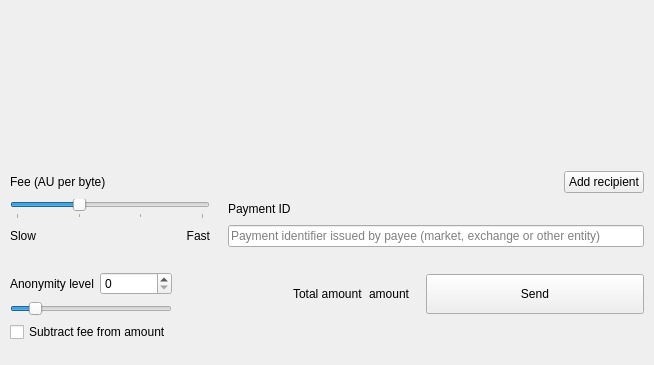
<?xml version="1.0" encoding="UTF-8"?>
<ui version="4.0">
 <class>SendFrame</class>
 <widget class="QFrame" name="SendFrame">
  <property name="geometry">
   <rect>
    <x>0</x>
    <y>0</y>
    <width>654</width>
    <height>365</height>
   </rect>
  </property>
  <property name="windowTitle">
   <string>Frame</string>
  </property>
  <property name="frameShape">
   <enum>QFrame::NoFrame</enum>
  </property>
  <property name="frameShadow">
   <enum>QFrame::Raised</enum>
  </property>
  <layout class="QVBoxLayout" name="verticalLayout">
   <property name="spacing">
    <number>5</number>
   </property>
   <property name="sizeConstraint">
    <enum>QLayout::SetDefaultConstraint</enum>
   </property>
   <property name="leftMargin">
    <number>0</number>
   </property>
   <property name="topMargin">
    <number>0</number>
   </property>
   <property name="rightMargin">
    <number>0</number>
   </property>
   <property name="bottomMargin">
    <number>0</number>
   </property>
   <item>
    <widget class="WalletGUI::ResizableScrollArea" name="m_sendScrollarea">
     <property name="enabled">
      <bool>true</bool>
     </property>
     <property name="sizePolicy">
      <sizepolicy hsizetype="MinimumExpanding" vsizetype="Preferred">
       <horstretch>0</horstretch>
       <verstretch>0</verstretch>
      </sizepolicy>
     </property>
     <property name="autoFillBackground">
      <bool>false</bool>
     </property>
     <property name="styleSheet">
      <string notr="true"/>
     </property>
     <property name="frameShape">
      <enum>QFrame::NoFrame</enum>
     </property>
     <property name="sizeAdjustPolicy">
      <enum>QAbstractScrollArea::AdjustToContents</enum>
     </property>
     <property name="widgetResizable">
      <bool>true</bool>
     </property>
     <widget class="QWidget" name="scrollAreaWidgetContents">
      <property name="geometry">
       <rect>
        <x>0</x>
        <y>0</y>
        <width>654</width>
        <height>72</height>
       </rect>
      </property>
      <property name="sizePolicy">
       <sizepolicy hsizetype="Preferred" vsizetype="Preferred">
        <horstretch>0</horstretch>
        <verstretch>0</verstretch>
       </sizepolicy>
      </property>
      <property name="styleSheet">
       <string notr="true"/>
      </property>
      <layout class="QVBoxLayout" name="m_transfersLayout">
       <property name="spacing">
        <number>0</number>
       </property>
       <property name="sizeConstraint">
        <enum>QLayout::SetNoConstraint</enum>
       </property>
       <property name="leftMargin">
        <number>0</number>
       </property>
       <property name="topMargin">
        <number>0</number>
       </property>
       <property name="rightMargin">
        <number>0</number>
       </property>
       <property name="bottomMargin">
        <number>0</number>
       </property>
      </layout>
     </widget>
    </widget>
   </item>
   <item>
    <spacer name="verticalSpacer">
     <property name="orientation">
      <enum>Qt::Vertical</enum>
     </property>
     <property name="sizeHint" stdset="0">
      <size>
       <width>20</width>
       <height>40</height>
      </size>
     </property>
    </spacer>
   </item>
   <item>
    <widget class="QFrame" name="m_sendFeeFrame">
     <property name="frameShape">
      <enum>QFrame::NoFrame</enum>
     </property>
     <property name="frameShadow">
      <enum>QFrame::Plain</enum>
     </property>
     <layout class="QGridLayout" name="gridLayout_2">
      <property name="leftMargin">
       <number>10</number>
      </property>
      <property name="topMargin">
       <number>5</number>
      </property>
      <property name="rightMargin">
       <number>10</number>
      </property>
      <property name="bottomMargin">
       <number>10</number>
      </property>
      <property name="horizontalSpacing">
       <number>18</number>
      </property>
      <item row="6" column="3">
       <widget class="QLineEdit" name="m_paymentIdEdit">
        <property name="styleSheet">
         <string notr="true">[errorState=&quot;true&quot;] {
  border-color: #ef3131;
}</string>
        </property>
        <property name="placeholderText">
         <string>Payment identifier issued by payee (market, exchange or other entity)</string>
        </property>
       </widget>
      </item>
      <item row="5" column="3">
       <widget class="QLabel" name="m_paymentIdTextLabel">
        <property name="text">
         <string>Payment ID</string>
        </property>
       </widget>
      </item>
      <item row="2" column="3">
       <layout class="QHBoxLayout" name="horizontalLayout">
        <item>
         <spacer name="horizontalSpacer_2">
          <property name="orientation">
           <enum>Qt::Horizontal</enum>
          </property>
          <property name="sizeHint" stdset="0">
           <size>
            <width>40</width>
            <height>20</height>
           </size>
          </property>
         </spacer>
        </item>
        <item>
         <widget class="QPushButton" name="m_addRecipientButton">
          <property name="cursor">
           <cursorShape>PointingHandCursor</cursorShape>
          </property>
          <property name="focusPolicy">
           <enum>Qt::StrongFocus</enum>
          </property>
          <property name="text">
           <string>Add recipient</string>
          </property>
          <property name="flat">
           <bool>false</bool>
          </property>
         </widget>
        </item>
       </layout>
      </item>
      <item row="6" column="0" colspan="3">
       <widget class="QFrame" name="frame">
        <property name="minimumSize">
         <size>
          <width>200</width>
          <height>20</height>
         </size>
        </property>
        <property name="frameShape">
         <enum>QFrame::NoFrame</enum>
        </property>
        <property name="frameShadow">
         <enum>QFrame::Raised</enum>
        </property>
        <layout class="QHBoxLayout" name="horizontalLayout_3">
         <property name="spacing">
          <number>0</number>
         </property>
         <property name="leftMargin">
          <number>0</number>
         </property>
         <property name="topMargin">
          <number>0</number>
         </property>
         <property name="rightMargin">
          <number>0</number>
         </property>
         <property name="bottomMargin">
          <number>0</number>
         </property>
         <item>
          <widget class="QLabel" name="minimalLabel">
           <property name="enabled">
            <bool>true</bool>
           </property>
           <property name="text">
            <string>Slow</string>
           </property>
          </widget>
         </item>
         <item>
          <spacer name="horizontalSpacer_5">
           <property name="orientation">
            <enum>Qt::Horizontal</enum>
           </property>
           <property name="sizeHint" stdset="0">
            <size>
             <width>40</width>
             <height>20</height>
            </size>
           </property>
          </spacer>
         </item>
         <item>
          <widget class="QLabel" name="fastLabel">
           <property name="text">
            <string>Fast</string>
           </property>
           <property name="alignment">
            <set>Qt::AlignRight|Qt::AlignTrailing|Qt::AlignVCenter</set>
           </property>
          </widget>
         </item>
        </layout>
       </widget>
      </item>
      <item row="5" column="0" colspan="3">
       <widget class="QSlider" name="m_feeSlider">
        <property name="minimum">
         <number>1</number>
        </property>
        <property name="maximum">
         <number>4</number>
        </property>
        <property name="pageStep">
         <number>1</number>
        </property>
        <property name="value">
         <number>2</number>
        </property>
        <property name="orientation">
         <enum>Qt::Horizontal</enum>
        </property>
        <property name="tickPosition">
         <enum>QSlider::TicksBelow</enum>
        </property>
        <property name="tickInterval">
         <number>1</number>
        </property>
       </widget>
      </item>
      <item row="2" column="0" colspan="3">
       <widget class="QLabel" name="m_feeTextLabel">
        <property name="toolTip">
         <string>Atomic units per byte</string>
        </property>
        <property name="text">
         <string>Fee (AU per byte)</string>
        </property>
       </widget>
      </item>
     </layout>
    </widget>
   </item>
   <item>
    <widget class="QFrame" name="m_mixinFrame">
     <property name="frameShape">
      <enum>QFrame::NoFrame</enum>
     </property>
     <property name="frameShadow">
      <enum>QFrame::Raised</enum>
     </property>
     <layout class="QGridLayout" name="gridLayout">
      <property name="leftMargin">
       <number>10</number>
      </property>
      <property name="topMargin">
       <number>10</number>
      </property>
      <property name="rightMargin">
       <number>10</number>
      </property>
      <property name="bottomMargin">
       <number>23</number>
      </property>
      <item row="0" column="0">
       <widget class="QLabel" name="m_mixinTextLabel">
        <property name="text">
         <string>Anonymity level</string>
        </property>
       </widget>
      </item>
      <item row="1" column="0" colspan="2">
       <widget class="QSlider" name="m_mixinSlider">
        <property name="maximumSize">
         <size>
          <width>16777215</width>
          <height>16777215</height>
         </size>
        </property>
        <property name="maximum">
         <number>50</number>
        </property>
        <property name="pageStep">
         <number>1</number>
        </property>
        <property name="value">
         <number>6</number>
        </property>
        <property name="tracking">
         <bool>false</bool>
        </property>
        <property name="orientation">
         <enum>Qt::Horizontal</enum>
        </property>
       </widget>
      </item>
      <item row="0" column="6" rowspan="2">
       <spacer name="horizontalSpacer_4">
        <property name="orientation">
         <enum>Qt::Horizontal</enum>
        </property>
        <property name="sizeType">
         <enum>QSizePolicy::Fixed</enum>
        </property>
        <property name="sizeHint" stdset="0">
         <size>
          <width>10</width>
          <height>20</height>
         </size>
        </property>
       </spacer>
      </item>
      <item row="0" column="1">
       <widget class="QSpinBox" name="m_mixinSpin">
        <property name="maximum">
         <number>999999999</number>
        </property>
       </widget>
      </item>
      <item row="0" column="4" rowspan="2">
       <widget class="QLabel" name="label_2">
        <property name="text">
         <string>Total amount</string>
        </property>
       </widget>
      </item>
      <item row="0" column="5" rowspan="2">
       <widget class="QLabel" name="m_totalAmountLabel">
        <property name="text">
         <string>amount</string>
        </property>
        <property name="indent">
         <number>0</number>
        </property>
       </widget>
      </item>
      <item row="0" column="3" rowspan="2">
       <spacer name="horizontalSpacer">
        <property name="orientation">
         <enum>Qt::Horizontal</enum>
        </property>
        <property name="sizeType">
         <enum>QSizePolicy::Expanding</enum>
        </property>
        <property name="sizeHint" stdset="0">
         <size>
          <width>298</width>
          <height>20</height>
         </size>
        </property>
       </spacer>
      </item>
      <item row="0" column="7" rowspan="2">
       <widget class="QPushButton" name="m_sendButton">
        <property name="sizePolicy">
         <sizepolicy hsizetype="Expanding" vsizetype="Fixed">
          <horstretch>0</horstretch>
          <verstretch>0</verstretch>
         </sizepolicy>
        </property>
        <property name="minimumSize">
         <size>
          <width>218</width>
          <height>40</height>
         </size>
        </property>
        <property name="maximumSize">
         <size>
          <width>218</width>
          <height>40</height>
         </size>
        </property>
        <property name="focusPolicy">
         <enum>Qt::StrongFocus</enum>
        </property>
        <property name="text">
         <string>Send</string>
        </property>
       </widget>
      </item>
      <item row="0" column="2" rowspan="2">
       <widget class="QLabel" name="label">
        <property name="text">
         <string/>
        </property>
       </widget>
      </item>
      <item row="2" column="0" colspan="2">
       <widget class="QCheckBox" name="m_sub_fee_from_amount">
        <property name="sizePolicy">
         <sizepolicy hsizetype="Expanding" vsizetype="Fixed">
          <horstretch>0</horstretch>
          <verstretch>0</verstretch>
         </sizepolicy>
        </property>
        <property name="text">
         <string>Subtract fee from amount</string>
        </property>
       </widget>
      </item>
     </layout>
    </widget>
   </item>
  </layout>
 </widget>
 <customwidgets>
  <customwidget>
   <class>WalletGUI::ResizableScrollArea</class>
   <extends>QScrollArea</extends>
   <header>resizablescrollarea.h</header>
   <container>1</container>
  </customwidget>
 </customwidgets>
 <tabstops>
  <tabstop>m_sendScrollarea</tabstop>
  <tabstop>m_addRecipientButton</tabstop>
  <tabstop>m_feeSlider</tabstop>
  <tabstop>m_paymentIdEdit</tabstop>
  <tabstop>m_mixinSpin</tabstop>
  <tabstop>m_mixinSlider</tabstop>
  <tabstop>m_sendButton</tabstop>
 </tabstops>
 <resources/>
 <connections>
  <connection>
   <sender>m_sendButton</sender>
   <signal>clicked()</signal>
   <receiver>SendFrame</receiver>
   <slot>sendClicked()</slot>
   <hints>
    <hint type="sourcelabel">
     <x>53</x>
     <y>561</y>
    </hint>
    <hint type="destinationlabel">
     <x>432</x>
     <y>294</y>
    </hint>
   </hints>
  </connection>
  <connection>
   <sender>m_mixinSlider</sender>
   <signal>valueChanged(int)</signal>
   <receiver>SendFrame</receiver>
   <slot>mixinValueChanged(int)</slot>
   <hints>
    <hint type="sourcelabel">
     <x>221</x>
     <y>520</y>
    </hint>
    <hint type="destinationlabel">
     <x>432</x>
     <y>294</y>
    </hint>
   </hints>
  </connection>
  <connection>
   <sender>m_addRecipientButton</sender>
   <signal>clicked()</signal>
   <receiver>SendFrame</receiver>
   <slot>addRecipientClicked()</slot>
   <hints>
    <hint type="sourcelabel">
     <x>78</x>
     <y>414</y>
    </hint>
    <hint type="destinationlabel">
     <x>432</x>
     <y>294</y>
    </hint>
   </hints>
  </connection>
  <connection>
   <sender>m_paymentIdEdit</sender>
   <signal>textChanged(QString)</signal>
   <receiver>SendFrame</receiver>
   <slot>validatePaymentId(QString)</slot>
   <hints>
    <hint type="sourcelabel">
     <x>538</x>
     <y>521</y>
    </hint>
    <hint type="destinationlabel">
     <x>432</x>
     <y>318</y>
    </hint>
   </hints>
  </connection>
  <connection>
   <sender>m_mixinSpin</sender>
   <signal>valueChanged(int)</signal>
   <receiver>SendFrame</receiver>
   <slot>mixinValueChanged(int)</slot>
   <hints>
    <hint type="sourcelabel">
     <x>201</x>
     <y>575</y>
    </hint>
    <hint type="destinationlabel">
     <x>432</x>
     <y>318</y>
    </hint>
   </hints>
  </connection>
  <connection>
   <sender>m_feeSlider</sender>
   <signal>valueChanged(int)</signal>
   <receiver>SendFrame</receiver>
   <slot>feeValueChanged(int)</slot>
   <hints>
    <hint type="sourcelabel">
     <x>152</x>
     <y>197</y>
    </hint>
    <hint type="destinationlabel">
     <x>350</x>
     <y>170</y>
    </hint>
   </hints>
  </connection>
 </connections>
 <slots>
  <slot>sendClicked()</slot>
  <slot>clearAllClicked()</slot>
  <slot>addRecipientClicked()</slot>
  <slot>mixinValueChanged(int)</slot>
  <slot>validatePaymentId(QString)</slot>
  <slot>feeValueChanged(int)</slot>
 </slots>
</ui>
